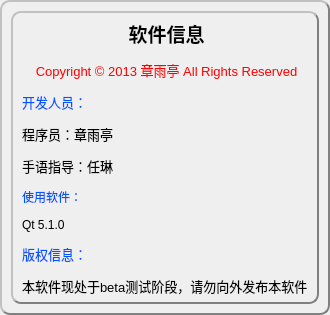
<?xml version="1.0" encoding="UTF-8"?>
<ui version="4.0">
 <class>Info</class>
 <widget class="QDialog" name="Info">
  <property name="geometry">
   <rect>
    <x>0</x>
    <y>0</y>
    <width>383</width>
    <height>307</height>
   </rect>
  </property>
  <property name="windowTitle">
   <string>软件信息</string>
  </property>
  <property name="styleSheet">
   <string notr="true">     border-style: outset;
     border-width: 2px;
     border-radius: 10px;
     border-color: grey;
     padding: 6px;</string>
  </property>
  <property name="modal">
   <bool>true</bool>
  </property>
  <layout class="QHBoxLayout" name="horizontalLayout">
   <property name="sizeConstraint">
    <enum>QLayout::SetFixedSize</enum>
   </property>
   <item>
    <widget class="QLabel" name="label">
     <property name="text">
      <string>&lt;!DOCTYPE HTML PUBLIC &quot;-//W3C//DTD HTML 4.0//EN&quot; &quot;http://www.w3.org/TR/REC-html40/strict.dtd&quot;&gt;
&lt;html&gt;&lt;head&gt;&lt;meta name=&quot;qrichtext&quot; content=&quot;1&quot; /&gt;&lt;style type=&quot;text/css&quot;&gt;
p, li { white-space: pre-wrap; }
&lt;/style&gt;&lt;/head&gt;&lt;body style=&quot; font-family:'SimSun'; font-size:9pt; font-weight:400; font-style:normal;&quot;&gt;
&lt;p align=&quot;center&quot; style=&quot; margin-top:12px; margin-bottom:12px; margin-left:0px; margin-right:0px; -qt-block-indent:0; text-indent:0px;&quot;&gt;&lt;span style=&quot; font-size:14pt; font-weight:600;&quot;&gt;软件信息&lt;/span&gt;&lt;/p&gt;
&lt;p align=&quot;center&quot; style=&quot; margin-top:12px; margin-bottom:12px; margin-left:0px; margin-right:0px; -qt-block-indent:0; text-indent:0px;&quot;&gt;&lt;span style=&quot; font-size:10pt; color:#ff0000;&quot;&gt;Copyright © 2013 章雨亭 All Rights Reserved&lt;/span&gt;&lt;/p&gt;
&lt;p style=&quot; margin-top:12px; margin-bottom:12px; margin-left:0px; margin-right:0px; -qt-block-indent:0; text-indent:0px;&quot;&gt;&lt;span style=&quot; font-size:10pt; color:#0055ff;&quot;&gt;开发人员：&lt;/span&gt;&lt;/p&gt;
&lt;p style=&quot; margin-top:12px; margin-bottom:12px; margin-left:0px; margin-right:0px; -qt-block-indent:0; text-indent:0px;&quot;&gt;&lt;span style=&quot; font-size:10pt;&quot;&gt;程序员：章雨亭&lt;/span&gt;&lt;/p&gt;
&lt;p style=&quot; margin-top:12px; margin-bottom:12px; margin-left:0px; margin-right:0px; -qt-block-indent:0; text-indent:0px;&quot;&gt;&lt;span style=&quot; font-size:10pt;&quot;&gt;手语指导：任琳&lt;/span&gt;&lt;/p&gt;
&lt;p style=&quot; margin-top:12px; margin-bottom:12px; margin-left:0px; margin-right:0px; -qt-block-indent:0; text-indent:0px;&quot;&gt;&lt;span style=&quot; color:#0055ff;&quot;&gt;使用软件：&lt;/span&gt;&lt;/p&gt;
&lt;p style=&quot; margin-top:12px; margin-bottom:12px; margin-left:0px; margin-right:0px; -qt-block-indent:0; text-indent:0px;&quot;&gt;Qt 5.1.0&lt;/p&gt;
&lt;p style=&quot; margin-top:12px; margin-bottom:12px; margin-left:0px; margin-right:0px; -qt-block-indent:0; text-indent:0px;&quot;&gt;&lt;span style=&quot; font-size:10pt; color:#0055ff;&quot;&gt;版权信息：&lt;/span&gt;&lt;/p&gt;
&lt;p style=&quot; margin-top:12px; margin-bottom:12px; margin-left:0px; margin-right:0px; -qt-block-indent:0; text-indent:0px;&quot;&gt;&lt;span style=&quot; font-size:10pt;&quot;&gt;本软件现处于beta测试阶段，请勿向外发布本软件&lt;/span&gt;&lt;/p&gt;&lt;/body&gt;&lt;/html&gt;</string>
     </property>
    </widget>
   </item>
  </layout>
 </widget>
 <resources/>
 <connections/>
</ui>
